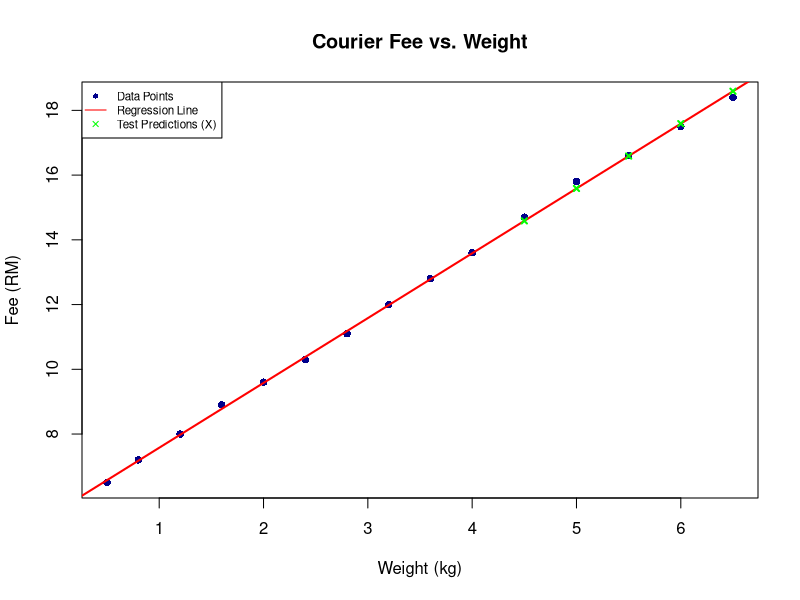

Here is the R script that generated this plot:
# Week 9 Assignment
# Muhammad Rizqy Hidayat - 26000108

# ---------- #
#   PART A   #
# ---------- #

# 1. Dataset Preparation & Splitting
df_A <- data.frame(
  Weight_kg = c(0.5, 0.8, 1.2, 1.6, 2.0, 2.4, 2.8, 3.2, 3.6, 4.0, 4.5, 5.0, 5.5, 6.0, 6.5),
  Fee_RM = c(6.5, 7.2, 8.0, 8.9, 9.6, 10.3, 11.1, 12.0, 12.8, 13.6, 14.7, 15.8, 16.6, 17.5, 18.4)
)
train_A <- df_A[1:10, ]
test_A <- df_A[11:15, ]

# 2. Fit SLR Model
model_A <- lm(Fee_RM ~ Weight_kg, data = train_A)

# 3. Report Coefficients
summary(model_A)

# 4. Predictions & Results Table
pred_A <- predict(model_A, newdata = test_A)
results_A <- data.frame(Weight_kg = test_A$Weight_kg, Actual = test_A$Fee_RM, Predicted = round(pred_A, 3))

View(results_A)

# 5. Compute MAPE and RMSE
error_A <- test_A$Fee_RM - pred_A
mape_A <- mean(abs(error_A / test_A$Fee_RM)) * 100
rmse_A <- sqrt(mean(error_A^2))

error_A
mape_A
rmse_A

# 6. Plotting
plot(df_A$Weight_kg, df_A$Fee_RM, main = "Courier Fee vs. Weight",
     xlab = "Weight (kg)", ylab = "Fee (RM)", pch = 16, col = "darkblue")
abline(model_A, col = "red", lwd = 2)
points(test_A$Weight_kg, pred_A, pch = 4, col = "green", cex = 0.7, lwd = 2)
# Updated legend code to make it smaller and remove the border box
legend("topleft", 
       legend = c("Data Points", "Regression Line", "Test Predictions (X)"),
       pch = c(16, NA, 4), 
       lty = c(NA, 1, NA), 
       col = c("darkblue", "red", "green"),
       cex = 0.7)

# ---------- #
#   PART B   #
# ---------- #

# 1. Dataset Preparation & Splitting
df_B <- data.frame(
  Temp_C = c(33, 32, 31, 30, 29, 28, 27, 26, 25, 24, 23, 22, 21, 20, 19),
  Occupants = c(1, 2, 2, 3, 1, 4, 3, 2, 4, 1, 3, 2, 4, 3, 1),
  kWh = c(249, 276, 285, 306, 232, 343, 307, 239, 337, 185, 285, 214, 314, 244, 164)
)
train_B <- df_B[1:10, ]
test_B <- df_B[11:15, ]

# 2. Fit MLR Model
model_B <- lm(kWh ~ Temp_C + Occupants, data = train_B)

# 3. Report Coefficients and R-squared
summary(model_B)
